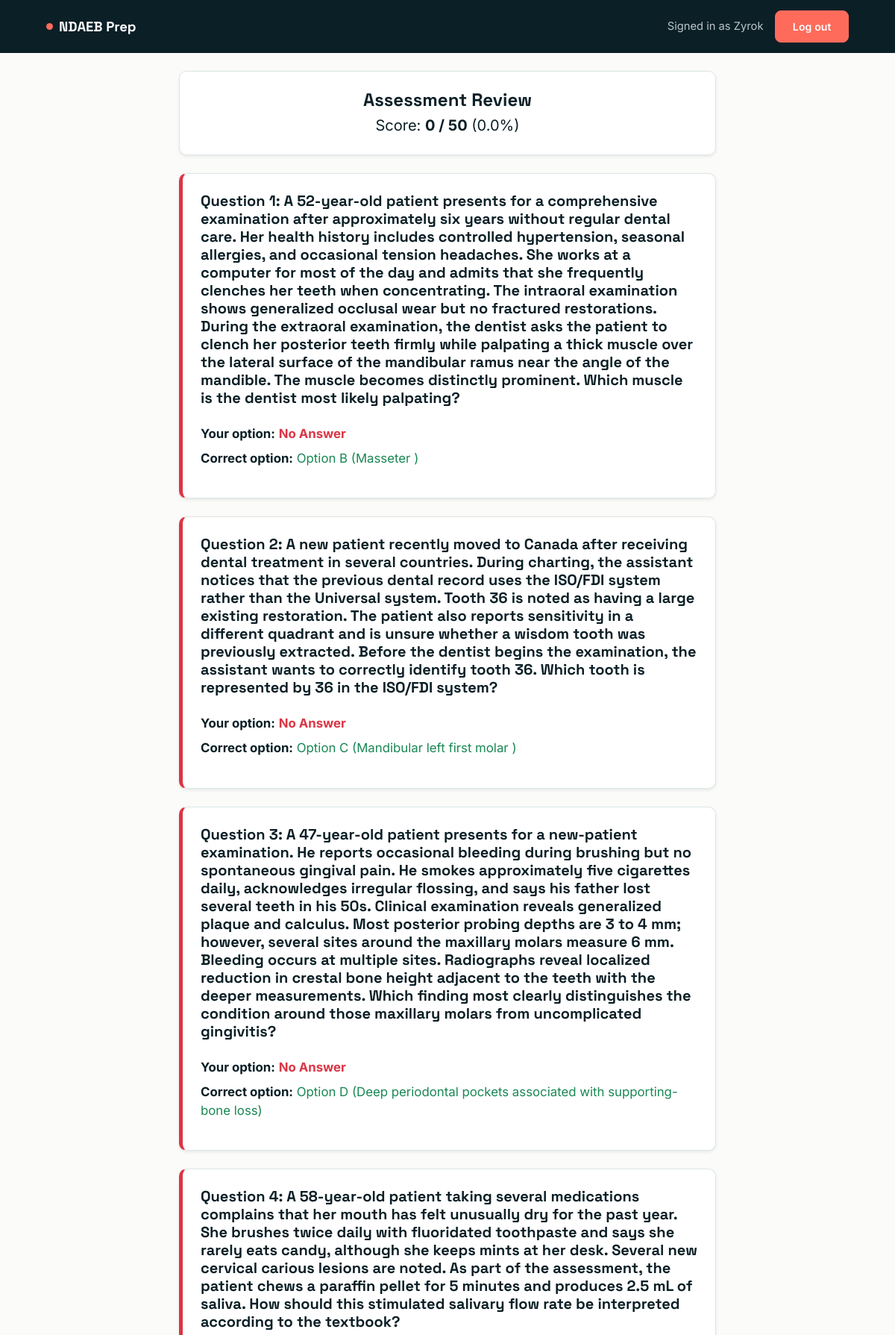
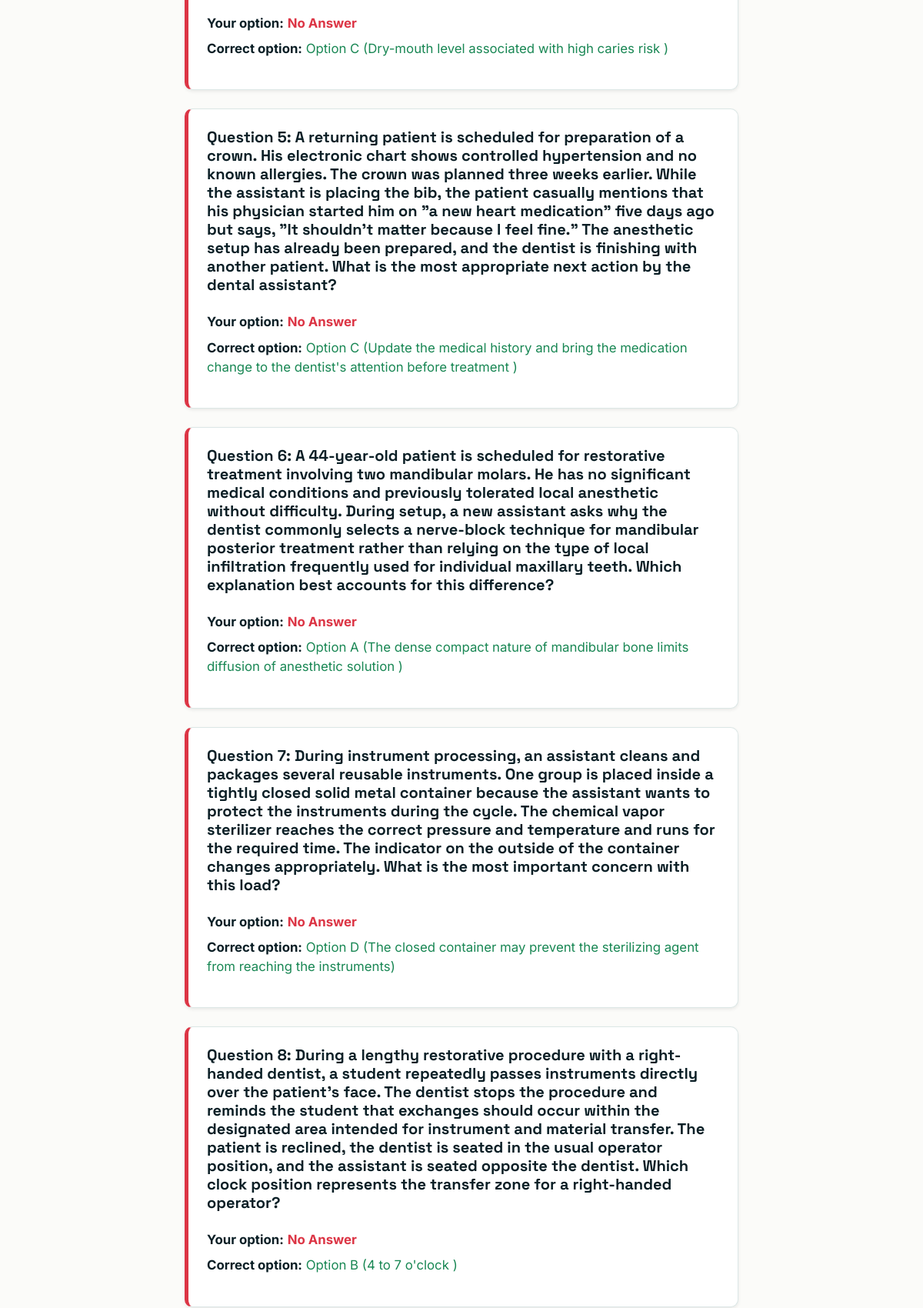
Page /exam/review/4/ (signed in, upper part) on the committed database (2 pictures, top to bottom).
### main/models.py (models this page shows, shortened)
class ExamAttempt(models.Model):
    user = models.ForeignKey(User, on_delete=models.CASCADE, related_name='attempts')
    score = models.IntegerField()
    total_questions = models.IntegerField()
    percentage = models.FloatField()
    user_answers = models.JSONField(default=dict, blank=True)  # Stores {"question_id": "selected_option"}
    date_taken = models.DateTimeField(auto_now_add=True)

class Question(models.Model):
    question = models.TextField()
    option_a = models.CharField(max_length=255)
    option_b = models.CharField(max_length=255)
    option_c = models.CharField(max_length=255)
    option_d = models.CharField(max_length=255)
    correct_option = models.CharField(max_length=1, choices=[('A', 'A'), ('B', 'B'), ('C', 'C'), ('D', 'D')])
    explanation = models.TextField(blank=True, help_text="Key note explanation shown during review.")

### main/views.py (the view)
# urls.py: path('exam/review/<int:attempt_id>/', views.exam_review_view, name='exam_review'),
@login_required
def exam_review_view(request, attempt_id):
    attempt = get_object_or_404(ExamAttempt, id=attempt_id, user=request.user)
    questions = Question.objects.all().order_by('id')
    for q in questions:
        q.user_answer = attempt.user_answers.get(str(q.id))
    context = {
        'questions': questions,
        'is_review': True,
        'score': attempt.score,
        'total': attempt.total_questions,
        'percentage': attempt.percentage,
        'attempt': attempt,
    }
    return render(request, 'exam.html', context)

### templates/exam.html (shortened to what this page needs)
{% extends 'base.html' %}
{% block content %}
<div class="exam-shell">
  {% if is_review %}
    <div class="surface-card p-4 mb-4 text-center shadow-sm">
      <h4 class="fw-bold mb-1">Assessment Review</h4>
      <p class="fs-5 mb-0">
        Score: <strong class="text-teal">{{ score }} / {{ total }}</strong> ({{ percentage }}%)
      </p>
    </div>
    {% if questions %}
      {% for question in questions %}
        <div class="surface-card p-4 mb-4 shadow-sm" style="border-left: 5px solid {% if question.user_answer == question.correct_option %}#198754{% else %}#dc3545{% endif %};">
          <h5 class="fw-bold mb-4">Question {{ forloop.counter }}: {{ question.question }}</h5>
          <div class="mb-3" style="font-size: 1.05rem;">
            <p class="mb-2">
              <strong>Your option:</strong>
              {% if not question.user_answer %}
                <span style="color: #dc3545; font-weight: bold;">No Answer</span>
              {% endif %}
            </p>
            <p class="mb-0">
              <strong>Correct option:</strong>
              <span style="color: #198754;">
                Option {{ question.correct_option }}
                ({% if question.correct_option == 'A' %}{{ question.option_a }}
                 {% elif question.correct_option == 'B' %}{{ question.option_b }}
                 {% elif question.correct_option == 'C' %}{{ question.option_c }}
                 {% elif question.correct_option == 'D' %}{{ question.option_d }}{% endif %})
              </span>
            </p>
          </div>
        </div>
      {% endfor %}
    {% endif %}
  {% endif %}
</div>
{% endblock %}

### templates/base.html (shortened to what this page needs)
<!DOCTYPE html>
<html lang="en">
  <head>
    <link href="https://cdn.jsdelivr.net/npm/bootstrap@5.3.0/dist/css/bootstrap.min.css" rel="stylesheet" />
  </head>
  <body>
    {% block layout %}
      <nav class="app-nav">
        <div class="container container-app d-flex justify-content-between align-items-center">
          <a class="brand" href="{% url 'dashboard' %}"><span class="dot"></span>NDAEB&nbsp;Prep</a>
          <div class="d-flex align-items-center gap-3">
            {% if user.is_authenticated %}
              <span class="welcome d-none d-sm-inline">Signed in as {{ user.username }}</span>
              <a href="{% url 'logout' %}" class="btn btn-coral btn-sm">Log out</a>
            {% else %}
              <a href="{% url 'index' %}" class="btn btn-coral btn-sm">Log in</a>
            {% endif %}
          </div>
        </div>
      </nav>
      <div class="container container-app pb-5 pt-4">
        {% block content %}
        {% endblock %}
      </div>
    {% endblock %}
  </body>
</html>

### templates/base.html (style rules this page uses)
:root { --ink: #0b1f26; --teal: #0e7c7b; --teal-dark: #0a5d5c; --teal-light: #e8f6f3; --coral: #ff6b5b; --coral-dark: #e5503f; --paper: #fbfbf9; --slate: #5b6b70; --line: #dce7e6; --radius: 10px; }
* { box-sizing: border-box; }
body { font-family: 'Inter', sans-serif; background: var(--paper); color: var(--ink); -webkit-font-smoothing: antialiased; }
h1, h2, h3, h4, h5, .brand-font { font-family: 'Space Grotesk', sans-serif; color: var(--ink); }
a { color: var(--teal-dark); }
.btn { border-radius: 8px; font-weight: 600; padding: 0.6rem 1.4rem; letter-spacing: 0.01em; }
.btn-coral { background: var(--coral); border-color: var(--coral); color: #fff; }
.app-nav { background: var(--ink); padding: 0.9rem 0; }
.app-nav .brand { color: #fff; font-family: 'Space Grotesk', sans-serif; font-weight: 700; font-size: 1.15rem; text-decoration: none; display: flex; align-items: center; gap: 0.5rem; }
.app-nav .brand .dot { width: 9px; height: 9px; border-radius: 50%; background: var(--coral); display: inline-block; }
.app-nav .welcome { color: #b9c7c9; font-size: 0.92rem; }
.surface-card { background: #fff; border: 1px solid var(--line); border-radius: var(--radius); }
.container-app { max-width: 1100px; }

### templates/exam.html (style rules this page uses)
.exam-shell { max-width: 720px; margin: 0 auto; position: relative; }

### rows in the picture
ExamAttempt: percentage "0.0"
Question: question "A 52-year-old patient presents for a comprehensive examination after approximately six years without regular dental care. Her health history includes controlled hypertension, seasonal allergies, and occasional tension headaches. She works at a computer for most of the day and admits that she frequently clenches her teeth when concentrating. The intraoral examination shows generalized occlusal wear but no fractured restorations. During the extraoral examination, the dentist asks the patient to clench her posterior teeth firmly while palpating a thick muscle over the lateral surface of the mandibular ramus near the angle of the mandible. The muscle becomes distinctly prominent. Which muscle…", shows "No Answer", correct_option "B", option_b "Masseter"
Question: question "A new patient recently moved to Canada after receiving dental treatment in several countries. During charting, the assistant notices that the previous dental record uses the ISO/FDI system rather than the Universal system. Tooth 36 is noted as having a large existing restoration. The patient also reports sensitivity in a different quadrant and is unsure whether a wisdom tooth was previously extracted. Before the dentist begins the examination, the assistant wants to correctly identify tooth 36. Which tooth is represented by 36 in the ISO/FDI system?", shows "No Answer", correct_option "C", option_c "Mandibular left first molar"
Question: question "A 47-year-old patient presents for a new-patient examination. He reports occasional bleeding during brushing but no spontaneous gingival pain. He smokes approximately five cigarettes daily, acknowledges irregular flossing, and says his father lost several teeth in his 50s. Clinical examination reveals generalized plaque and calculus. Most posterior probing depths are 3 to 4 mm; however, several sites around the maxillary molars measure 6 mm. Bleeding occurs at multiple sites. Radiographs reveal localized reduction in crestal bone height adjacent to the teeth with the deeper measurements. Which finding most clearly distinguishes the condition around those maxillary molars from uncomplicated…", shows "No Answer", correct_option "D", option_d "Deep periodontal pockets associated with supporting-bone loss"
Question: question "A 58-year-old patient taking several medications complains that her mouth has felt unusually dry for the past year. She brushes twice daily with fluoridated toothpaste and says she rarely eats candy, although she keeps mints at her desk. Several new cervical carious lesions are noted. As part of the assessment, the patient chews a paraffin pellet for 5 minutes and produces 2.5 mL of saliva. How should this stimulated salivary flow rate be interpreted according to the textbook?", shows "No Answer", correct_option "C", option_c "Dry-mouth level associated with high caries risk"
Question: question "A returning patient is scheduled for preparation of a crown. His electronic chart shows controlled hypertension and no known allergies. The crown was planned three weeks earlier. While the assistant is placing the bib, the patient casually mentions that his physician started him on \"a new heart medication\" five days ago but says, \"It shouldn't matter because I feel fine.\" The anesthetic setup has already been prepared, and the dentist is finishing with another patient. What is the most appropriate next action by the dental assistant?", shows "No Answer", correct_option "C", option_c "Update the medical history and bring the medication change to the dentist's attention before treatment"
Question: question "A 44-year-old patient is scheduled for restorative treatment involving two mandibular molars. He has no significant medical conditions and previously tolerated local anesthetic without difficulty. During setup, a new assistant asks why the dentist commonly selects a nerve-block technique for mandibular posterior treatment rather than relying on the type of local infiltration frequently used for individual maxillary teeth. Which explanation best accounts for this difference?", shows "No Answer", correct_option "A", option_a "The dense compact nature of mandibular bone limits diffusion of anesthetic solution"
Question: question "During instrument processing, an assistant cleans and packages several reusable instruments. One group is placed inside a tightly closed solid metal container because the assistant wants to protect the instruments during the cycle. The chemical vapor sterilizer reaches the correct pressure and temperature and runs for the required time. The indicator on the outside of the container changes appropriately. What is the most important concern with this load?", shows "No Answer", correct_option "D", option_d "The closed container may prevent the sterilizing agent from reaching the instruments"
Question: question "During a lengthy restorative procedure with a right-handed dentist, a student repeatedly passes instruments directly over the patient's face. The dentist stops the procedure and reminds the student that exchanges should occur within the designated area intended for instrument and material transfer. The patient is reclined, the dentist is seated in the usual operator position, and the assistant is seated opposite the dentist. Which clock position represents the transfer zone for a right-handed operator?", shows "No Answer", correct_option "B", option_b "4 to 7 o'clock"

### other values in the picture
{{ user.username }} "Zyrok"
{{ score }} "0"
{{ total }} "50"
